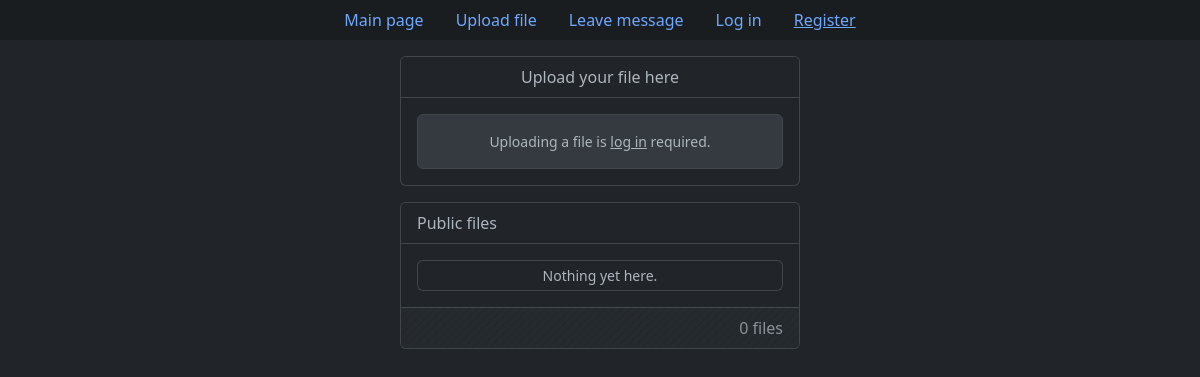
/upload_file, run on an earlier commit of the app's database.
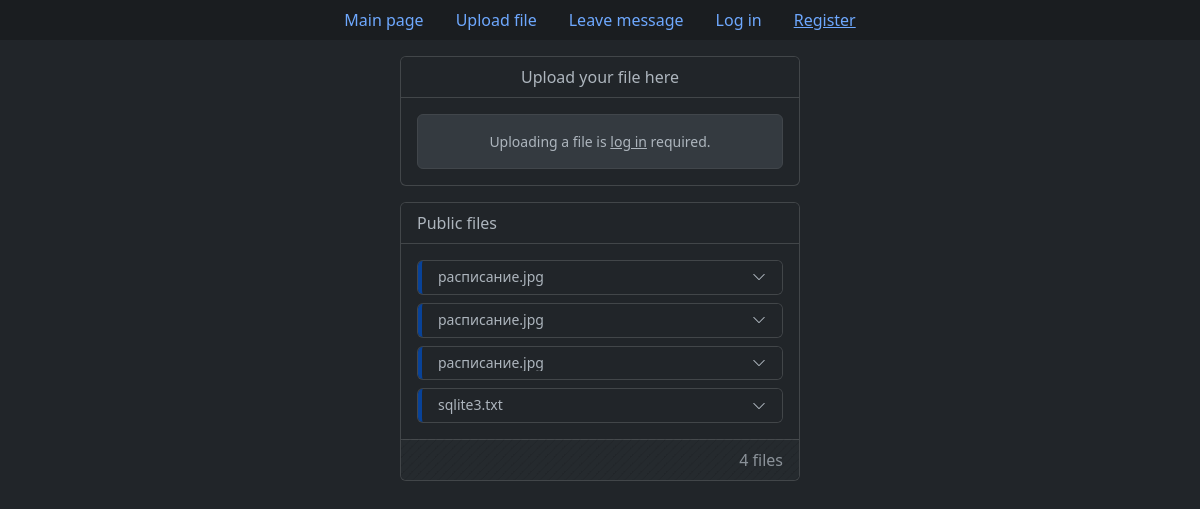
And on a later commit of the database.
### tables this page shows
CREATE TABLE "files" (
    "id" integer,
    "original_file_name" text NOT NULL,
    "unique_file_name" text NOT NULL,
    "size_in_bytes" integer NOT NULL,
    "owner_id" text NOT NULL,
    "privacy" text NOT NULL,
    "upload_date" text NOT NULL,
    "expires" text NOT NULL,
    "description" text,
    FOREIGN KEY("owner_id") REFERENCES "users"("id") ON DELETE CASCADE ON UPDATE CASCADE,
    PRIMARY KEY("ID" AUTOINCREMENT)
);

### app.py (the view, shortened to what this page needs)
@app.route("/upload_file", methods=["GET", "POST"])
def upload_file():
    if request.method == "GET":
        db = get_db()
        cur = db.cursor()
        public_files = cur.execute("""
            SELECT * FROM files f
            LEFT JOIN users u ON f.owner_id = u.id
            WHERE privacy = 'Public'
            ORDER BY upload_date DESC
        """).fetchall()
        user_files = None
        return render_template("pages/upload_file.html", user_files=user_files, public_files=public_files)

### app.py (called while the page is built)
def connect_db():
    con = sqlite3.connect(app.config["DB_PATH"])
    con.row_factory = sqlite3.Row
    return con

def get_db():
    if not hasattr(g, "db"):
        g.db = connect_db()
    return g.db

@app.teardown_request
def teardown_db(error):
    if hasattr(g, "db"):
        g.db.close()

### templates/pages/upload_file.html (shortened to what this page needs)
{% extends 'base.html' %}
{% if not validations %}
    {% set file_validation = "" %}
    {% set accessibility_validation = "" %}
    {% set expiration_validation = "" %}
    {% set description_validation = "" %}
    {% set file_feedback = "" %}
    {% set accessibility_feedback = "" %}
    {% set expiration_feedback = "" %}
    {% set description_feedback = "" %}
{% else %}
    {% set file_validation = "is-invalid" if not validations["file"]["check"] else "" %}
    {% set accessibility_validation = "is-invalid" if not validations["accessibility"]["check"] else "" %}
    {% set expiration_validation = "is-invalid" if not validations["expiration"]["check"] else "" %}
    {% set description_validation = "is-invalid" if not validations["description"]["check"] else "" %}
    {% set file_feedback = validations["file"]["feedback"] %}
    {% set accessibility_feedback = validations["accessibility"]["feedback"] %}
    {% set expiration_feedback = validations["expiration"]["feedback"] %}
    {% set description_feedback = validations["description"]["feedback"] %}
{% endif %}
{% block content %}
	<div class="card col-md-4 offset-md-4 mb-3">
		<div class="card-header text-center bg-dark fs-6 mb-3">
			Upload your file here
		</div>
		{% if not current_user.is_authenticated %}
			<div class="card-body ps-3 pe-3 pt-0 pb-0">
				<div class="card card-body mb-3 bg-body-secondary border border-secondary-subtle text-center"
					 style="font-size: .875rem;">
					<p class="mb-0">
						Uploading a file is <a href="{{ url_for('log_in', next=url_for('upload_file')) }}"
												class="link-body"
												style="color: var(--bs-body-color);">log in</a> required.
					</p>
				</div>
			</div>
		{% endif %}
	</div>
	<div class="card col-md-4 offset-md-4 mb-3">
		<div class="card-header text-start bg-dark fs-6">
			Public files
		</div>
		<div id="public-files-container" class="card-body pb-0">
			{% if public_files %}
				{% for file in public_files %}
					{% set privacy_text_color = 'text-primary' %}
					{% set privacy_border_color = 'border-primary-subtle' %}
					<div class="accordion accordion-dark-small">
						<div class="accordion-item mb-2">
							<h2 class="accordion-header">
								<button class="accordion-button collapsed shadow-none d-flex justify-content-between
										border-start border-4 {{ privacy_border_color }}"
										style="font-size: .875rem;"
										type="button" data-bs-toggle="collapse"
										data-bs-target="#collapsePublicFile{{ file['id'] }}" aria-expanded="true"
										aria-controls="collapsePublicFile{{ file['id'] }}">
									<span class="d-inline-block text-truncate" style="max-width: 180px;">
										{{ file['original_file_name'] }}
									</span>
								</button>
							</h2>
						</div>
					</div>
				{% endfor %}
			{% else %}
				<div>
					<div class="card card-body text-center py-1 mb-2" style="font-size: .875rem;">
						Nothing yet here.
					</div>
				</div>
			{% endif %}
		</div>
		<div class="card-footer bg-stripes-body mt-2">
			<div class="row g-0 align-items-center">
				<div class="col-md-12 text-end text-body-secondary">
					<span>
						<span id="public-files-total">{{ public_files|length }}</span> files
					</span>
				</div>
			</div>
		</div>
	</div>
{% endblock %}

### templates/base.html (shortened to what this page needs)
<!DOCTYPE html>
<html lang="en" data-bs-theme="dark">
<head>
    <link href="https://cdn.jsdelivr.net/npm/bootstrap@5.3.0-alpha1/dist/css/bootstrap.min.css" rel="stylesheet">
    <link href="https://getbootstrap.com/docs/5.3/assets/css/docs.css" rel="stylesheet">
    <link rel="stylesheet" href="https://cdn.jsdelivr.net/npm/bootstrap-icons@1.10.3/font/bootstrap-icons.css">
    <link rel=stylesheet type=text/css href="{{ url_for('static', filename='css/style.css') }}">
</head>
<body>
    <ul class="nav nav-pills bg-dark-subtle justify-content-center mb-3">
        <li class="nav-item">
            <a class="nav-link" aria-current="page" href="{{ url_for('index') }}">Main page</a>
        </li>
        <li class="nav-item">
            <a class="nav-link" href="{{ url_for('upload_file') }}">Upload file</a>
        </li>
        <li class="nav-item">
            <a class="nav-link" href="{{ url_for('leave_message') }}">Leave message</a>
        </li>
        {% if current_user.is_authenticated %}
            <li class="nav-item">
                <a class="nav-link" style="--bs-nav-link-hover-color: var(--bs-danger-text); --bs-nav-link-color: rgba(var(--bs-danger-rgb));"  href="{{ url_for('log_out') }}">Log out</a>
            </li>
        {% else %}
            <li class="nav-item">
                <a class="nav-link" href="{{ url_for('log_in') }}">Log in</a>
            </li>
            <li class="nav-item">
                <a class="nav-link" style="text-decoration: underline;" href="{{ url_for('register') }}">Register</a>
            </li>
        {% endif %}
    </ul>
    {% block content %} {% endblock %}
</body>
</html>

### static/css/style.css (style rules this page uses)
.link-body { color: #adb5bd!important; }
.bg-stripes-body { background-image: linear-gradient(135deg, #212529 8.33%, #252a2e 8.33%, #252a2e 50%, #212529 50%, #212529 58.33%, #252a2e 58.33%, #252a2e 100%); background-size: 8.49px 8.49px; }
.accordion-dark-small { --bs-accordion-border-color: var(--bs-border-color-translucent); --bs-accordion-bg: var(--bs-body-bg); --bs-accordion-body-padding-x: 1rem; --bs-accordion-body-padding-y: 0.5rem; --bs-accordion-btn-bg: var(--bs-body-bg); --bs-accordion-active-bg: var(--bs-primary-bg-subtle); --bs-accordion-active-color: var(--bs-body-color); --bs-accordion-btn-padding-x: 1rem; --bs-accordion-btn-padding-y: 0.5rem; --bs-accordion-btn-icon-width: 0.875rem; }

What changed in the data, as far as the page shows it:
added files: original_file_name "расписание.jpg"
added files: original_file_name "расписание.jpg"
added files: original_file_name "расписание.jpg"
added files: original_file_name "sqlite3.txt"
Also different on the page:
{{ public_files|length }}: "0" → "4"
text no longer shown: "Nothing yet here."
